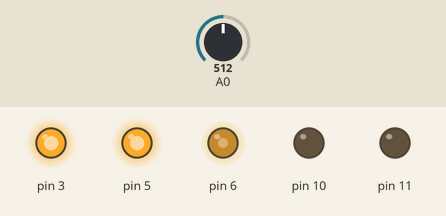
Bench run of a sketch on a simulated Arduino Uno, built with avr-gcc and run on an emulated ATmega328P. Shown: output pins drawn as LEDs (lit = HIGH). Inputs (shaded band) come from the test bench; at power-on: A0 = 512.

Above: at 1.2 s.
1.3 s: A0 set to 716
At 2.3 s:
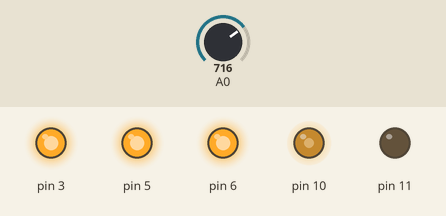
2.8 s: A0 set to 900
At 3.2 s:
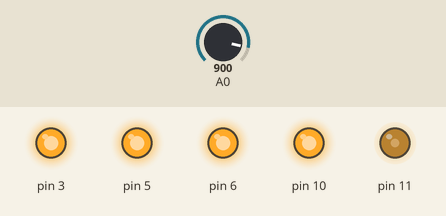
4.3 s: A0 set to 1023
At 5.0 s:
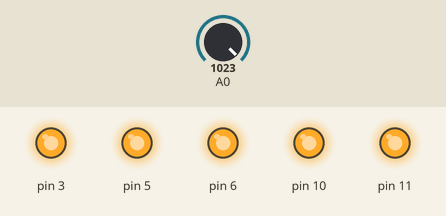
5.8 s: A0 set to 511
At 6.7 s:
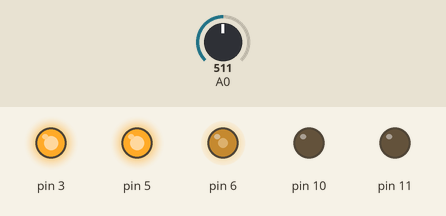
7.3 s: A0 set to 306
At 7.6 s:
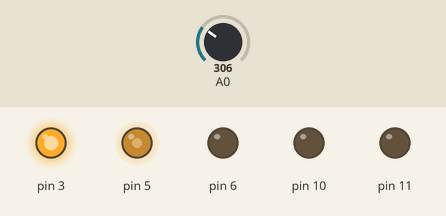
Timing chart, 0 to 9.8 s (numbered marks = the images above; inputs shaded):
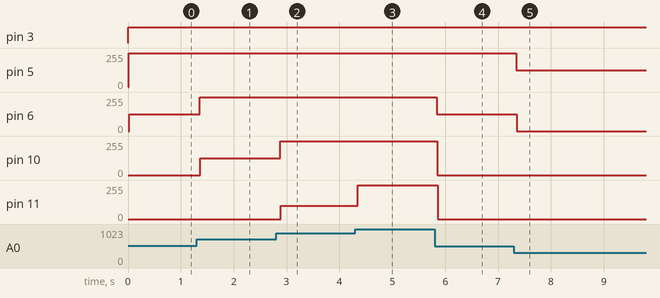

Measured:
- after the input at 1.3 s, pin 6: 127/255 → 255/255 after 0.05 s; pin 10: 0/255 → 127/255 after 0.06 s
- after the input at 2.8 s, pin 10: 127/255 → 255/255 after 0.08 s; pin 11: 0/255 → 101/255 after 0.09 s
- after the input at 4.3 s, pin 11: 101/255 → 255/255 at once
- after the input at 5.8 s, pin 6: 255/255 → 126/255 at once; pin 10: 255/255 → 0/255 after 0.05 s; pin 11: 255/255 → 0/255 after 0.06 s
- after the input at 7.3 s, pin 5: 255/255 → 126/255 at once; pin 6: 126/255 → 0/255 after 0.05 s

The sketch:

led_potentiamotor.ino
```cpp
#include "LEDOrderedDimmer.h"

LEDOrderedDimmer orderedDimmer(A0, 5);

void setup() {
  // put your setup code here, to run once:
  Serial.begin(9600);
  orderedDimmer.addLED(3,0);
  orderedDimmer.addLED(5,1);
  orderedDimmer.addLED(6,2);
  orderedDimmer.addLED(10,3);
  orderedDimmer.addLED(11,4);
}

void loop() {
  // put your main code here, to run repeatedly
  orderedDimmer.updateLED();
}
```

LED.h
```cpp
class LED{
  public:
    LED (int _pin = -1, int _pos = -1){
      pin = _pin;
      pos = _pos;

      digitalWrite(pin, LOW);
    }

    void setPinPos(int _pin, int _pos)
    {
      pin = _pin;
      pos = _pos;
      lowerBound = 1023 * pos;
      if (lowerBound){
        lowerBound += 1;
      }
      upperBound = 1023 * (pos + 1);
    }

    int getPin(){
      return pin;
    }

    void enable(){
      digitalWrite(pin, HIGH);
    }

    void disable(){
      digitalWrite(pin, LOW);
    }

    void updateBrightness(int rawBrightness){
      int convertedBrightness = map(rawBrightness, lowerBound, upperBound, 0, 255);
      convertedBrightness = convertedBrightness > 255 ? 255 : convertedBrightness;

      if (rawBrightness >= lowerBound){
          _updateBrightness(convertedBrightness);
      } else {
        disable();
      }
    }

  private:
    int pin;
    int pos;
    int lowerBound;
    int upperBound;
    void _updateBrightness(int brightnessIntensity){
      analogWrite(pin, brightnessIntensity);
    }
};
```

LEDOrderedDimmer.h
```cpp
 #include "LED.h"

class LEDOrderedDimmer {
  public:
    LEDOrderedDimmer(int _potPin, int _objectCounterMax){
      objectCounter = 0;
      if (_objectCounterMax > 50){
        _objectCounterMax = 50;
      }
      objectCounterMax = _objectCounterMax;
      ledContainer = new LED[objectCounterMax];
      potPin = _potPin;
    }

    ~LEDOrderedDimmer()
    {
      // cleanup of objects:
      delete [] ledContainer;
    }

    void addLED(int pin, int orderedPos){
      if (objectCounter < objectCounterMax){
        ledContainer[objectCounter++].setPinPos(pin, orderedPos);
      }
    }

    void updateLED(){
      int brightness = map(analogRead(potPin), 0, 1023, 0, 5115);
      for (int i = 0; i <= objectCounter; i++){
        ledContainer[i].updateBrightness(brightness);
        delay(10);
      }
    }

  private:
    LED *ledContainer;
    int potPin;
    int objectCounter;
    int objectCounterMax;
};
```
